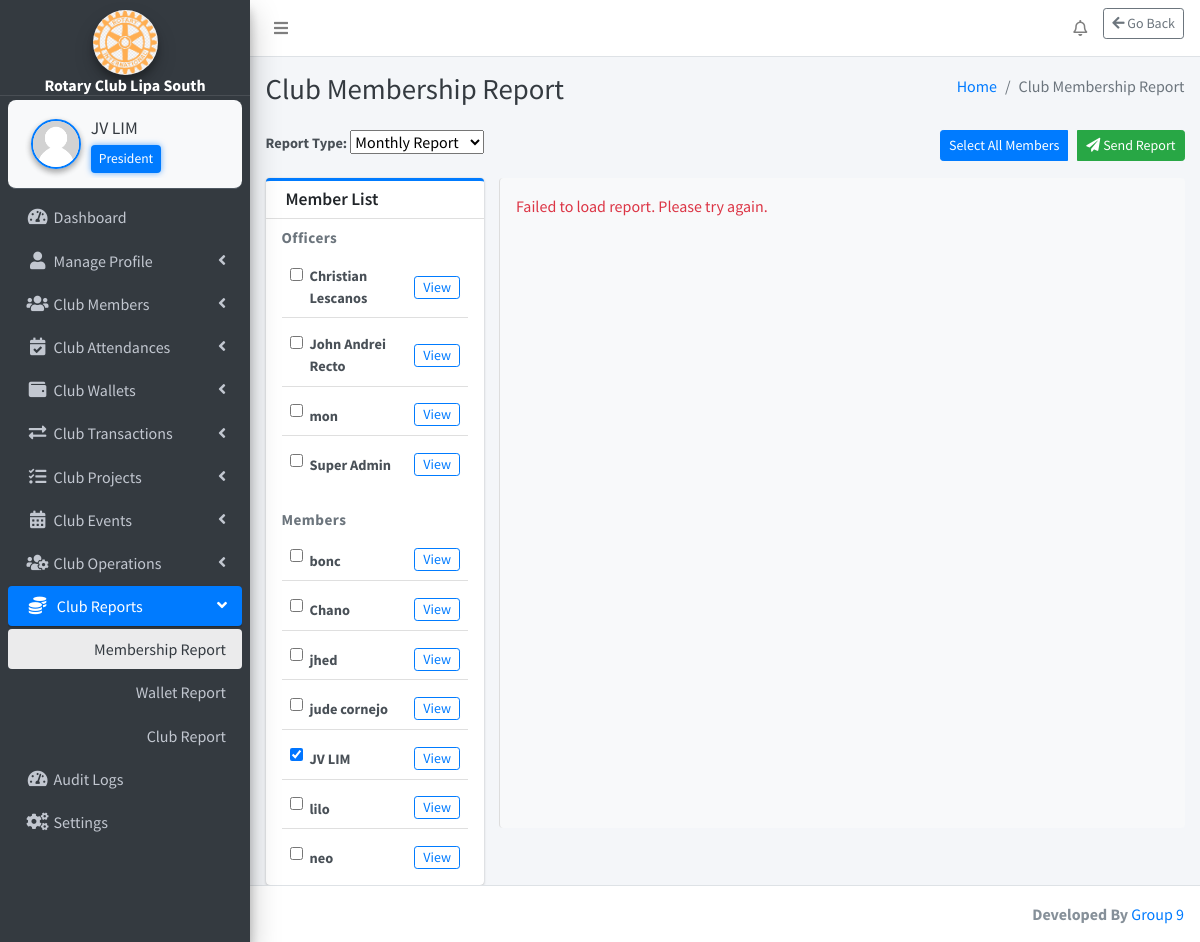
Page /webpages/club-reports/membership-report/membership_report.php (signed in) on the committed database.
### tables this page shows
CREATE TABLE `settings` (
  `id` int(11) NOT NULL,
  `system_name` varchar(255) NOT NULL,
  `logo` varchar(255) NOT NULL,
  `currency` varchar(50) NOT NULL
);

CREATE TABLE `club_position` (
  `id` int(11) NOT NULL,
  `position_name` varchar(255) NOT NULL
);

CREATE TABLE `members` (
  `id` int(11) NOT NULL,
  `fullname` varchar(255) NOT NULL,
  `dob` date NOT NULL,
  `gender` varchar(10) NOT NULL,
  `contact_number` varchar(20) NOT NULL,
  `email` varchar(255) NOT NULL,
  `address` varchar(255) NOT NULL,
  `role` int(11) DEFAULT 6,
  `occupation` varchar(255) NOT NULL,
  `membership_number` varchar(20) NOT NULL,
  `created_at` timestamp NOT NULL DEFAULT current_timestamp(),
  `photo` varchar(255) NOT NULL,
  `expiry_date` date DEFAULT NULL,
  `password` varchar(255) NOT NULL
);

### webpages/club-reports/membership-report/membership_report.php (the view, shortened to what the rows shown need)
<?php
include_once($_SERVER['DOCUMENT_ROOT'] . '/rotary/includes/config.php');
$officers = [];
$regularMembers = [];
$sql = "SELECT * FROM members ORDER BY fullname ASC";
$result = $conn->query($sql);
while ($row = $result->fetch_assoc()) {
    if (in_array($row['role'], ['3', '4', '100'])) {
        $officers[] = $row;
    } else {
        $regularMembers[] = $row;
    }
}
$loggedInUserId = $_SESSION['user_id'];
?>
<?php include('../../../includes/header.php'); ?>
<body class="hold-transition sidebar-mini layout-fixed layout-navbar-fixed layout-footer-fixed">
<div class="wrapper">
    <?php include('../../../includes/nav.php'); ?>
    <?php include('../../../includes/sidebar.php'); ?>
    <div class="content-wrapper">
        <?php include('../../../includes/page_title.php'); ?>
        <section class="content">
            <div class="container-fluid">
                <div class="row g-3">
                    <div class="col-md-3">
                        <div class="card card-outline card-primary h-100">
                            <div class="card-body overflow-auto" style="max-height: 650px; padding: 0.5rem 1rem;" id="memberList">
                                <form id="memberForm" class="mb-0" aria-label="Member selection form">
                                    <div class="mb-3">
                                        <div class="list-group list-group-flush">
                                            <?php foreach ($officers as $member): ?>
                                                <label class="list-group-item list-group-item-action d-flex justify-content-between align-items-center p-2" style="cursor: pointer; user-select:none;">
                                                    <div class="form-check mb-0">
                                                        <input
                                                            class="form-check-input member-checkbox"
                                                            type="checkbox"
                                                            name="members[]"
                                                            value="<?= $member['id'] ?>"
                                                            onchange="onMemberCheckboxChange()"
                                                            <?= $member['id'] == $loggedInUserId ? 'checked' : '' ?>
                                                            id="memberCheckbox<?= $member['id'] ?>"
                                                            style="margin-top: 0.1rem;"
                                                        >
                                                        <label for="memberCheckbox<?= $member['id'] ?>" class="form-check-label mb-0 ms-2" style="font-size: 0.9rem;"><?= htmlspecialchars($member['fullname']) ?></label>
                                                    </div>
                                                    <button
                                                        type="button"
                                                        class="btn btn-outline-primary btn-sm btn-view-report py-0 px-2"
                                                        id="viewBtn<?= $member['id'] ?>"
                                                        onclick="toggleViewMemberReport(<?= $member['id'] ?>)">
                                                        View
                                                    </button>
                                                </label>
                                            <?php endforeach; ?>
                                        </div>
                                    </div>
                                    <div class="mb-0">
                                        <div class="list-group list-group-flush">
                                            <?php foreach ($regularMembers as $member): ?>
                                                <label class="list-group-item list-group-item-action d-flex justify-content-between align-items-center p-2" style="cursor: pointer; user-select:none;">
                                                    <div class="form-check mb-0">
                                                        <input
                                                            class="form-check-input member-checkbox"
                                                            type="checkbox"
                                                            name="members[]"
                                                            value="<?= $member['id'] ?>"
                                                            onchange="onMemberCheckboxChange()"
                                                            <?= $member['id'] == $loggedInUserId ? 'checked' : '' ?>
                                                            id="memberCheckbox<?= $member['id'] ?>"
                                                            style="margin-top: 0.1rem;"
                                                        >
                                                        <label for="memberCheckbox<?= $member['id'] ?>" class="form-check-label mb-0 ms-2" style="font-size: 0.9rem;"><?= htmlspecialchars($member['fullname']) ?></label>
                                                    </div>
                                                    <button
                                                        type="button"
                                                        class="btn btn-outline-primary btn-sm btn-view-report py-0 px-2"
                                                        id="viewBtn<?= $member['id'] ?>"
                                                        onclick="toggleViewMemberReport(<?= $member['id'] ?>)">
                                                        View
                                                    </button>
                                                </label>
                                            <?php endforeach; ?>
                                        </div>
                                    </div>
                                </form>
                            </div>
                        </div>
                    </div>
                </div>
            </div>
        </section>
    </div>
</div>
</body>
</html>

### includes/sidebar.php (shortened to what the rows shown need)
<?php
function getSystemName() {
    global $conn;
    $result = $conn->query("SELECT system_name FROM settings");
    return ($result->num_rows > 0) ? $result->fetch_assoc()['system_name'] : 'RCLS';
}
if (isset($_SESSION['user_id'])) {
    $userId = $_SESSION['user_id'];
    $positionName = '';
    $sql = "SELECT cp.position_name
            FROM club_position cp
            INNER JOIN members m ON cp.id = m.role
            WHERE m.id = '$userId'";
    $positionResult = $conn->query($sql);
    if ($positionResult && $positionRow = $positionResult->fetch_assoc()) {
        $positionName = $positionRow['position_name'];
    }
}
function getLogoUrl() {
    global $conn;
    $result = $conn->query("SELECT logo FROM settings");
    if ($result->num_rows > 0) {
        $logoFile = $result->fetch_assoc()['logo'];
        $path = "/rotary/uploads/" . $logoFile;
        return file_exists($_SERVER['DOCUMENT_ROOT'] . $path) ? $path : "/rotary/dist/img/AdminLTELogo.png";
    }
    return "/rotary/dist/img/AdminLTELogo.png";
}
?>
<aside class="main-sidebar sidebar-dark-primary elevation-4">
    <div class="text-center"
         style="padding: 10px 0 0 0; margin: 0 !important; border-bottom: 1px solid rgba(255,255,255,0.1);">
        <a href="#" class="d-block" style="margin: 0; padding: 0;">
            <img src="<?php echo getLogoUrl(); ?>"
                 alt="Logo"
                 class="img-circle elevation-3"
                 style="width: 65px; height: 65px; object-fit: cover; margin: 0 auto; display: block;">
            <div class="brand-text font-weight-bold text-white"
                 style="font-size: 1rem; line-height: 1.1; margin: 2px 0 0 0;">
                <?php echo getSystemName(); ?>
            </div>
        </a>
    </div>
    <div class="sidebar" style="padding-top: 4px !important; margin-top: 0 !important;">
        <div class="user-panel d-flex align-items-center"
             style="background-color: #f8f9fa; border-radius: 8px; padding: 10px; margin: 0 !important;">
            <div class="info flex-grow-1">
                <a href="/rotary/webpages/manage-profile/edit-profile/edit_profile.php"
                   class="d-block fw-semibold text-dark"
                   style="font-size: 1.1rem; white-space: nowrap; overflow: hidden; text-overflow: ellipsis;">
                    <?php echo htmlspecialchars($_SESSION['fullname'] ?? 'Guest'); ?>
                </a>
                <?php if (!empty($positionName)): ?>
                    <small class="d-block mt-1 px-2 py-1 rounded"
                           style="background-color: #007bff; color: white; font-size: 0.85rem; max-width: fit-content; box-shadow: 0 0 6px rgba(0, 123, 255, 0.6);">
                        <?php echo htmlspecialchars($positionName); ?>
                    </small>
                <?php else: ?>
                    <small class="d-block mt-1 text-muted" style="font-size: 0.85rem;">No Role Assigned</small>
                <?php endif; ?>
            </div>
        </div>
    </div>
</aside>

### rows in the picture
settings: logo (picture), system_name "Rotary Club Lipa South"
club_position: position_name "President"
members: fullname "Christian Lescanos"
members: fullname "John Andrei Recto"
members: fullname "mon"
members: fullname "Super Admin"
members: fullname "bonc"
members: fullname "Chano"
members: fullname "jhed"
members: fullname "jude cornejo"
members: id "☑", fullname "JV LIM"
members: fullname "lilo"
members: fullname "neo"

### other values in the picture
$_SESSION['fullname'] "JV LIM"
$pageTitle "Club Membership Report"
